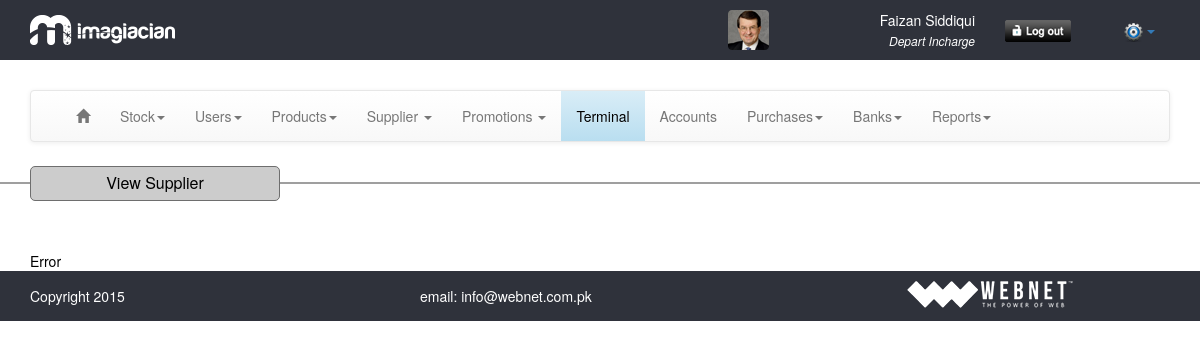
The app's page /view_bank.php (signed in), older data.
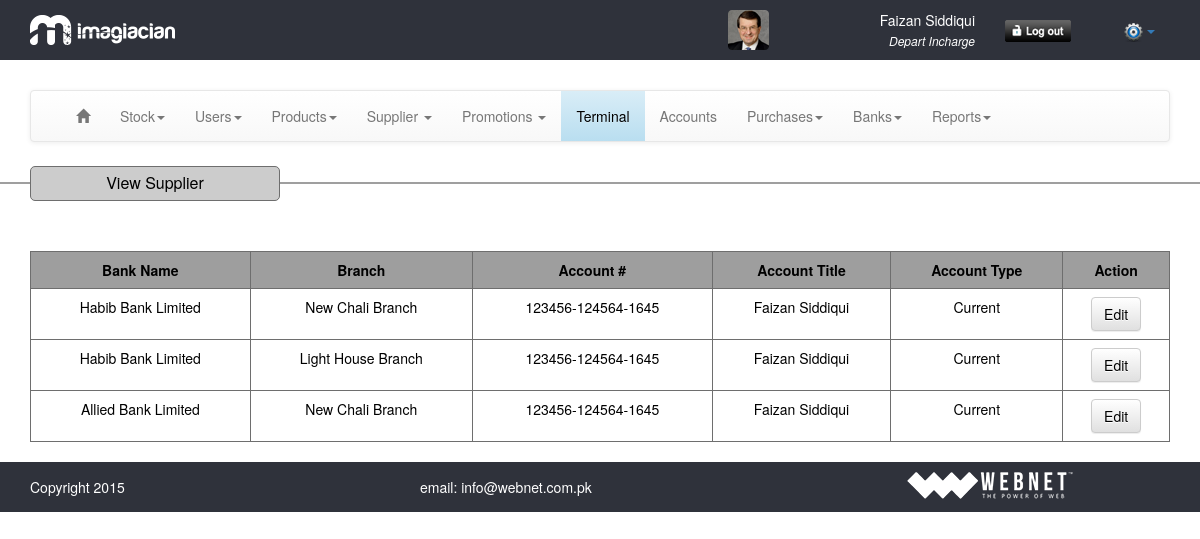
The same page, newer data.
### tables this page shows
CREATE TABLE IF NOT EXISTS `banks` (
  `bank_id` int(11) NOT NULL,
  `bank_name` varchar(264) NOT NULL,
  `bank_address` varchar(264) NOT NULL,
  `bank_branch` varchar(264) NOT NULL,
  `bank_account_no` varchar(264) NOT NULL,
  `bank_br_code` varchar(264) NOT NULL,
  `bank_ibn_no` varchar(264) NOT NULL,
  `bank_account_type` varchar(264) NOT NULL,
  `bank_account_title` varchar(264) NOT NULL,
  `bank_opening_balance` varchar(264) NOT NULL,
  `bank_timestamp` timestamp NOT NULL DEFAULT CURRENT_TIMESTAMP
);

### common/class.database.php (called while the page is built, shortened)
<?php
class Database {
    public $_DB;
    public $_query;
    public $_select = array();
    public $_action;
    public $_table;
    public function __construct() {
        try {
            $this->_DB = new PDO('mysql:host=' . DB_HOST . ';dbname=' . DB_NAME, DB_USER, DB_PASS);
            $this->_DB->setAttribute(PDO::ATTR_ERRMODE, PDO::ERRMODE_EXCEPTION);
        } catch (PDOException $e) {
            echo 'ERROR: ' . $e->getMessage();
        }
    }
    public function query($query) {
        try {
            $this->_query = $this->_DB->prepare(filter_var($query, FILTER_SANITIZE_STRING));
            $this->_query->execute();
            $this->_select = array();
        } catch (PDOException $e) {
            $er = $e->errorInfo;
            echo '<p style="font-family:arial; background:#F00; position:absolute; z-index:10000; color:#FFF; padding:5px;">ERROR: ' . $er[2] . '</p>';
        }
    }
    public function build_query() {
        $query = $this->_action;
        if ($this->_action == 'SELECT') {
            if (!empty($this->_select)) {
                foreach ($this->_select as $column_name => $name) {
                    $query .=' ' . $column_name . ' as ' . $name . ', ';
                }
            } else {
                $query .= ' *';
            }
            $query = rtrim($query, ', ');
        }
        if ($this->_action != 'UPDATE' && $this->_action != 'INSERT') {
            $query .= ' FROM ';
        }
        $query .= $this->_table;
        $this->query($query);
    }
    public function all_results($fetch_type = PDO::FETCH_OBJ) {
        return $this->_query->fetchAll($fetch_type);
    }
    public function from($table_name, $num_rows = NULL) {
        $this->_action = 'SELECT';
        $this->_table = $table_name;
        $this->build_query();
    }
}

### classes/class.bank.php (called while the page is built, shortened)
 <?php
class bank extends database
{
	private $table_name;
	function __construct(){
		$this->table_name = 'banks';
	}
	public function get_banks($ID = NULL)
	{
		$this->from($this->table_name);
		return $this->all_results();
	}
}
 ?>

### view_bank.php (the view, shortened to what this page needs)
<?php require_once 'header.php'; ?>
<section>
	<hr/>
	<div class="container">
		<div class="row">
			<div class="tableHeading">
				<p class="nomargin alignCenter">View Supplier</p>
			</div>
			<div class="col-md-12">
				<?php
				$bank = new bank();
				$results = $bank->get_banks();
				if ($results) {
				?>
				<table border="1" cellpadding="0" cellspacing="0" class="table table-hover tableView">
					<tr>
						<th>Bank Name</th>
						<th>Branch</th>
						<th>Account #</th>
						<th>Account Title</th>
						<th>Account Type</th>
						<th>Action</th>
					</tr>
						<?php
						foreach($results as $res){
						echo '<tr>';
						echo '<td>'. $res->bank_name .'</td>';
						echo '<td>'. $res->bank_branch.'</td>';
						echo '<td>'. $res->bank_account_no .'</td>';
						echo '<td>'. $res->bank_account_title .'</td>';
						echo '<td>'. $res->bank_account_type .'</td>';
						echo '<td class="alignCenter"><a href="add_bank.php?id='.$res->bank_id.'" class="btn btn-default">Edit</a></td>';
						echo '</tr>';
						}
						?>
				</table>
				<?php
				}else{
					echo 'Error';
				}
				?>
			</div>
</section>
<?php require_once 'footer.php'; ?>

Row changes from the older to the newer data that the page shows:
added banks: bank_name "Habib Bank Limited", bank_branch "New Chali Branch", bank_account_no "123456-124564-1645", bank_account_title "Faizan Siddiqui", bank_account_type "Current"
added banks: bank_name "Habib Bank Limited", bank_branch "Light House Branch", bank_account_no "123456-124564-1645", bank_account_title "Faizan Siddiqui", bank_account_type "Current"
added banks: bank_name "Allied Bank Limited", bank_branch "New Chali Branch", bank_account_no "123456-124564-1645", bank_account_title "Faizan Siddiqui", bank_account_type "Current"
Text that changed along with them:
text no longer shown: "Error"
text now shown: "Bank Name Branch Account # Account Title Account Type Action"
